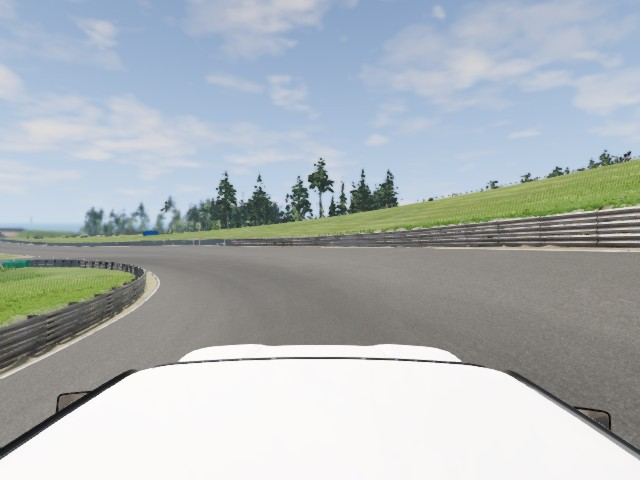
#> input picture archive/logs_teacher_ai/debug_imitation_probe/images/frame_000001.jpg, 640 x 480 px
$ python -i lane_detection.py   (imports and definitions only)
#> lines starting #> are read from the running program, lines starting #| are printed output that depends on the picture; after the words box and inside, x2 and y2 are one past the last pixel; in counts of white or black regions, pixels touching at a corner belong together
"""
Lane / road‑edge detection using classical OpenCV.

Strategy (v1):
  1. Crop to bottom half of the image (ROI).
  2. Convert to HSV and threshold for road‑coloured pixels.
  3. Canny edge detection on the ROI.
  4. Hough line transform to find lane‑like lines.
  5. Separate lines into left/right by slope.
  6. Average each group and compute a lane centre.

The output is a *lane offset* — how far the detected centre is from
the image centre, normalised to [-1, 1].

This is intentionally simple; swap in a neural model later by
replacing this file while keeping the same interface.
"""

from __future__ import annotations
from dataclasses import dataclass
from typing import List, Optional, Tuple

import cv2
import numpy as np

from config import CFG


# ── Result container ───────────────────────────────────────────────
@dataclass
class LaneDetectionResult:
    offset: float = 0.0            # -1 (left) to +1 (right)  — road centre vs image centre
    confidence: float = 0.0        # 0‑1
    left_lane: Optional[np.ndarray] = None   # averaged line [x1,y1,x2,y2]
    right_lane: Optional[np.ndarray] = None
    road_mask: Optional[np.ndarray] = None   # binary mask (for debug)
    overlay: Optional[np.ndarray] = None     # annotated debug image


# ── Detector class ─────────────────────────────────────────────────
class LaneDetector:
    """Classical lane‑detection pipeline."""

    def __init__(self) -> None:
        self.pcfg = CFG.perception

    # ── public API ─────────────────────────────────────────────────
    def detect(self, bgr_image: np.ndarray) -> LaneDetectionResult:
        """Run full pipeline and return a LaneDetectionResult."""
        h, w = bgr_image.shape[:2]
        roi_top = int(h * self.pcfg.roi_top_frac)
        roi = bgr_image[roi_top:, :]

        road_mask = self._road_mask(roi)
        edges = self._edges(roi, road_mask)
        lines = self._hough_lines(edges)
        left_lines, right_lines = self._separate_lines(lines, roi.shape)
        left_avg = self._average_line(left_lines, roi.shape)
        right_avg = self._average_line(right_lines, roi.shape)

        offset, conf = self._compute_offset(left_avg, right_avg, w)

        # Build debug overlay
        overlay = bgr_image.copy()
        self._draw_overlay(overlay, left_avg, right_avg, roi_top, offset, conf)

        return LaneDetectionResult(
            offset=offset,
            confidence=conf,
            left_lane=left_avg,
            right_lane=right_avg,
            road_mask=road_mask,
            overlay=overlay,
        )

    # ── internals ──────────────────────────────────────────────────
    def _road_mask(self, roi: np.ndarray) -> np.ndarray:
        """HSV thresholding to isolate road (asphalt)."""
        hsv = cv2.cvtColor(roi, cv2.COLOR_BGR2HSV)
        lower = np.array(self.pcfg.road_hsv_lower, dtype=np.uint8)
        upper = np.array(self.pcfg.road_hsv_upper, dtype=np.uint8)
        mask = cv2.inRange(hsv, lower, upper)
        # morphology to clean up
        kernel = np.ones((5, 5), np.uint8)
        mask = cv2.morphologyEx(mask, cv2.MORPH_CLOSE, kernel, iterations=2)
        mask = cv2.morphologyEx(mask, cv2.MORPH_OPEN, kernel, iterations=1)
        return mask

    def _edges(self, roi: np.ndarray, mask: np.ndarray) -> np.ndarray:
        """Canny edges masked by road region."""
        grey = cv2.cvtColor(roi, cv2.COLOR_BGR2GRAY)
        blurred = cv2.GaussianBlur(grey, (self.pcfg.blur_kernel, self.pcfg.blur_kernel), 0)
        edges = cv2.Canny(blurred, self.pcfg.canny_low, self.pcfg.canny_high)
        # Keep only edges near the road
        edges = cv2.bitwise_and(edges, mask)
        return edges

    def _hough_lines(self, edges: np.ndarray) -> Optional[np.ndarray]:
        return cv2.HoughLinesP(
            edges,
            rho=1,
            theta=np.pi / 180,
            threshold=self.pcfg.hough_threshold,
            minLineLength=self.pcfg.hough_min_line_len,
            maxLineGap=self.pcfg.hough_max_line_gap,
        )

    @staticmethod
    def _separate_lines(
        lines: Optional[np.ndarray],
        roi_shape: Tuple[int, int, int],
    ) -> Tuple[List[np.ndarray], List[np.ndarray]]:
        """Split lines into left (negative slope) and right (positive slope)."""
        left: List[np.ndarray] = []
        right: List[np.ndarray] = []
        if lines is None:
            return left, right
        mid_x = roi_shape[1] // 2
        for line in lines:
            x1, y1, x2, y2 = line[0]
            if x2 == x1:
                continue
            slope = (y2 - y1) / (x2 - x1)
            if abs(slope) < 0.3:       # nearly horizontal — ignore
                continue
            # In image coords, y increases downward → left lanes have negative slope
            if slope < 0 and x1 < mid_x and x2 < mid_x:
                left.append(line[0])
            elif slope > 0 and x1 > mid_x and x2 > mid_x:
                right.append(line[0])
        return left, right

    @staticmethod
    def _average_line(
        lines_group: List[np.ndarray],
        roi_shape: Tuple[int, int, int],
    ) -> Optional[np.ndarray]:
        """Fit a single average line through a group of detected segments."""
        if not lines_group:
            return None
        xs, ys = [], []
        for x1, y1, x2, y2 in lines_group:
            xs += [x1, x2]
            ys += [y1, y2]
        if len(xs) < 2:
            return None
        poly = np.polyfit(ys, xs, 1)  # x = f(y)
        y_bottom = roi_shape[0]
        y_top = int(roi_shape[0] * 0.4)
        x_bottom = int(np.polyval(poly, y_bottom))
        x_top = int(np.polyval(poly, y_top))
        return np.array([x_top, y_top, x_bottom, y_bottom])

    @staticmethod
    def _compute_offset(
        left: Optional[np.ndarray],
        right: Optional[np.ndarray],
        img_width: int,
    ) -> Tuple[float, float]:
        """
        Compute normalised lane‑centre offset and confidence.
        Returns (offset, confidence).
        """
        centre_x = img_width / 2.0
        half = img_width / 2.0

        if left is not None and right is not None:
            # Both lanes detected — compute midpoint at bottom
            lane_mid = (left[2] + right[2]) / 2.0
            offset = (lane_mid - centre_x) / half
            confidence = 1.0
        elif left is not None:
            # Only left lane — assume road extends rightward
            lane_mid = left[2] + img_width * 0.25
            offset = (lane_mid - centre_x) / half
            confidence = 0.5
        elif right is not None:
            lane_mid = right[2] - img_width * 0.25
            offset = (lane_mid - centre_x) / half
            confidence = 0.5
        else:
            offset = 0.0
            confidence = 0.0
        return np.clip(offset, -1.0, 1.0), confidence

    # ── debug drawing ─────────────────────────────────────────────
    @staticmethod
    def _draw_overlay(
        img: np.ndarray,
        left: Optional[np.ndarray],
        right: Optional[np.ndarray],
        roi_top: int,
        offset: float,
        confidence: float,
    ) -> None:
        """Draw lane lines and centre indicator on the image."""
        h, w = img.shape[:2]

        def shift_line(line: np.ndarray) -> Tuple[Tuple[int, int], Tuple[int, int]]:
            return (int(line[0]), int(line[1] + roi_top)), (int(line[2]), int(line[3] + roi_top))

        if left is not None:
            pt1, pt2 = shift_line(left)
            cv2.line(img, pt1, pt2, (255, 0, 0), 3)
        if right is not None:
            pt1, pt2 = shift_line(right)
            cv2.line(img, pt1, pt2, (0, 0, 255), 3)

        # Centre target
        target_x = int(w / 2 + offset * w / 2)
        cv2.circle(img, (target_x, h - 30), 10, (0, 255, 0), -1)
        cv2.line(img, (w // 2, h - 40), (w // 2, h - 20), (255, 255, 255), 2)

        # Text
        colour = (0, 255, 0) if confidence > 0.5 else (0, 165, 255) if confidence > 0 else (0, 0, 255)
        cv2.putText(img, f"off={offset:+.2f} conf={confidence:.2f}",
                    (10, 25), cv2.FONT_HERSHEY_SIMPLEX, 0.6, colour, 2)

>>> import cv2
>>> picture = cv2.imread('../../archive/logs_teacher_ai/debug_imitation_probe/images/frame_000001.jpg')
#> picture is the input picture: shape (480, 640, 3); mean B, G, R 184.2, 181, 173.7
>>> result = LaneDetector().detect(picture)
#> in detect, `roi = bgr_image[roi_top:, :]`:
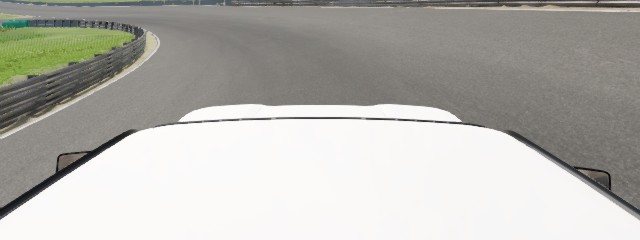
#> roi: shape (240, 640, 3); mean B, G, R 174, 179.5, 180.5
#> in _road_mask, `hsv = cv2.cvtColor(roi, cv2.COLOR_BGR2HSV)`: hsv: shape (240, 640, 3); mean H, S, V 31.5, 13.7, 181.6
#> in _road_mask, `mask = cv2.inRange(hsv, lower, upper)`:
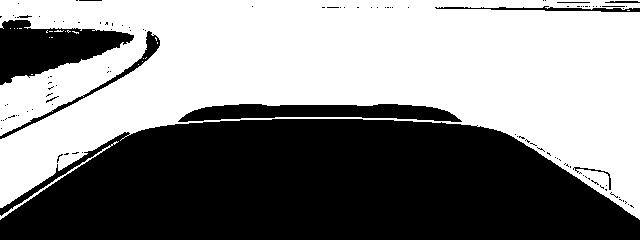
#> mask: shape (240, 640); 53.2% white; 109 black regions (97 under 20 px), largest, box (x1, y1, x2, y2) and area: (0, 119, 640, 240) 61805, (0, 20, 134, 85) 4730, (178, 104, 462, 122) 3429
#> in _road_mask, `mask = cv2.morphologyEx(mask, cv2.MORPH_CLOSE, kernel, iterations=2)`: mask: shape (240, 640); 55.2% white; 4 black regions, box (x1, y1, x2, y2) and area: (0, 119, 640, 240) 61023, (0, 29, 128, 83) 4304, (190, 104, 450, 121) 3302, (147, 39, 157, 52) 127
#> in _road_mask, `mask = cv2.morphologyEx(mask, cv2.MORPH_OPEN, kernel, iterations=1)`:
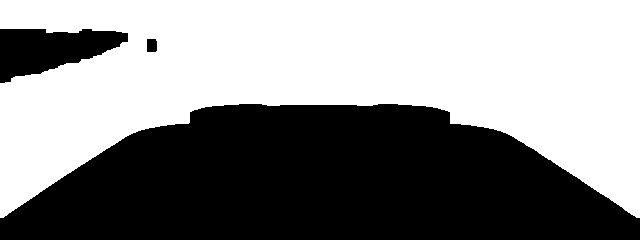
#> mask: shape (240, 640); 54.9% white; 3 black regions, box (x1, y1, x2, y2) and area: (0, 104, 640, 240) 64857, (0, 29, 128, 83) 4327, (147, 39, 157, 52) 127
#> in _edges, `grey = cv2.cvtColor(roi, cv2.COLOR_BGR2GRAY)`:
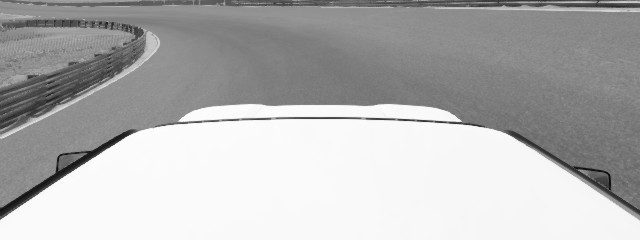
#> grey: shape (240, 640); min 6, max 255, mean 179.1
#> in _edges, `blurred = cv2.GaussianBlur(grey, (self.pcfg.blur_kernel, self.pcfg.blu..`:
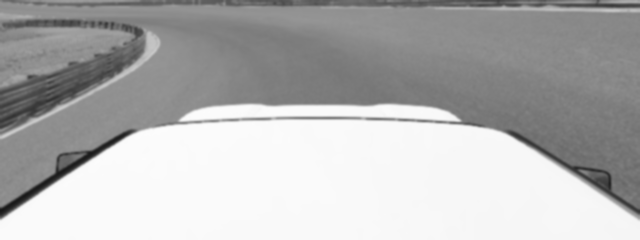
#> blurred: shape (240, 640); min 24, max 252, mean 179.1
#> in _edges, `edges = cv2.Canny(blurred, self.pcfg.canny_low, self.pcfg.canny_high)`: edges: shape (240, 640); 3.2% white in thin lines or dots
#> in _edges, `edges = cv2.bitwise_and(edges, mask)`:
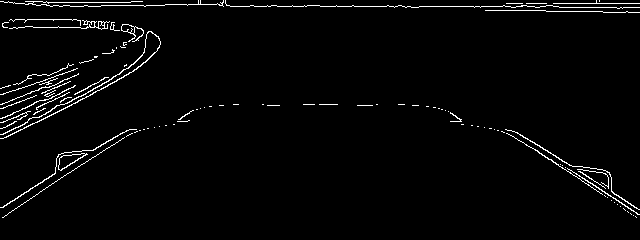
#> edges: shape (240, 640); 2.5% white in thin lines or dots
#> in detect, `lines = self._hough_lines(edges)`: lines = 44 rows, first 6: [50, 6, 558, 6], [36, 5, 401, 5], [506, 3, 639, 3], [0, 207, 113, 137], [514, 131, 639, 209], [18, 127, 145, 62]
#> the loop in _separate_lines, `for line in lines:` made 44 passes
#> (x1, y1, x2, y2, slope) on passes 1 to 12: (50, 6, 558, 6, 0), (36, 5, 401, 5, 0), (506, 3, 639, 3, 0), (0, 207, 113, 137, -0.619), (514, 131, 639, 209, 0.624), (18, 127, 145, 62, -0.512), (9, 28, 128, 24, -0.0336), (4, 2, 225, 2, 0), (37, 122, 133, 71, -0.531), (509, 134, 638, 214, 0.62), (506, 10, 622, 8, -0.0172), (5, 127, 152, 55, -0.49)
#> after the loop in _separate_lines, `for line in lines:`: left = 19 items, first 6: [0, 207, 113, 137], [18, 127, 145, 62], [37, 122, 133, 71], [5, 127, 152, 55], [2, 217, 133, 129], [1, 118, 158, 48]; right = [[514, 131, 639, 209], [509, 134, 638, 214], [505, 129, 618, 200], [533, 148, 636, 217], [506, 129, 629, 208], [517, 132, 611, 189]]
#> in detect, `left_lines, right_lines = self._separate_lines(lines, roi.shape)`: left_lines has the same summary as left in _separate_lines; right_lines has the same summary as right in _separate_lines
#> the loop in _average_line, `for x1, y1, x2, y2 in lines_group:` made 19 passes
#> (x1, y1, x2, y2) on passes 8 to 19: (2, 134, 147, 60), (3, 122, 157, 50), (3, 94, 159, 38), (0, 108, 159, 47), (0, 104, 160, 42), (5, 93, 225, 0), (8, 136, 149, 58), (2, 207, 126, 130), (14, 84, 158, 37), (16, 117, 155, 52), (56, 160, 200, 108), (26, 79, 158, 36)
#> (x1, y1, x2, y2, xs, ys) on passes 1 to 5: (0, 207, 113, 137, [0, 113], [207, 137]), (18, 127, 145, 62, [0, 113, 18, 145], [207, 137, 127, 62]), (37, 122, 133, 71, [0, 113, 18, 145, 37, 133], [207, 137, 127, 62, 122, 71]), (5, 127, 152, 55, [0, 113, 18, 145, 37, 133, 5, 152], [207, 137, 127, 62, 122, 71, 127, 55]), (2, 217, 133, 129, [0, 113, 18, 145, 37, 133, 5, 152, 2, 133], [207, 137, 127, 62, 122, 71, 127, 55, 217, 129])
#> after the loop in _average_line, `for x1, y1, x2, y2 in lines_group:`: xs = 38 values, max 225 at index 25, min 0 at index 0, mean 82.58; ys = 38 values, max 217 at index 8, min 0 at index 25, mean 97.79
#> in _average_line, `poly = np.polyfit(ys, xs, 1)`: poly = [-1.06, 186.1]
#> in _average_line, `x_bottom = int(np.polyval(poly, y_bottom))`: x_bottom = -67
#> in _average_line, `x_top = int(np.polyval(poly, y_top))`: x_top = 84
#> in detect, `left_avg = self._average_line(left_lines, roi.shape)`: left_avg = [84, 96, -67, 240]
#> the loop in _average_line (call 2), `for x1, y1, x2, y2 in lines_group:` made 6 passes
#> (x1, y1, x2, y2, xs, ys) on passes 1 to 4: (514, 131, 639, 209, [514, 639], [131, 209]), (509, 134, 638, 214, [514, 639, 509, 638], [131, 209, 134, 214]), (505, 129, 618, 200, [514, 639, 509, 638, 505, 618], [131, 209, 134, 214, 129, 200]), (533, 148, 636, 217, [514, 639, 509, 638, 505, 618, 533, 636], [131, 209, 134, 214, 129, 200, 148, 217])
#> in detect, `right_avg = self._average_line(right_lines, roi.shape)`: right_avg = [455, 96, 680, 240]
#> in _compute_offset, `lane_mid = (left[2] + right[2]) / 2.0`: lane_mid = 306.5
#> in _compute_offset, `offset = (lane_mid - centre_x) / half`: offset = -0.0422
#> in detect, `offset, conf = self._compute_offset(left_avg, right_avg, w)`: conf = 1
#> in _draw_overlay, `pt1, pt2 = shift_line(left)`: pt1 = (84, 336); pt2 = (-67, 480)
#> in _draw_overlay, `pt1, pt2 = shift_line(right)`: pt1 = (455, 336); pt2 = (680, 480)
#> in _draw_overlay, `target_x = int(w / 2 + offset * w / 2)`: target_x = 306
#> in _draw_overlay, `cv2.line(img, (w // 2, h - 40), (w // 2, h - 20), (255, 255, 255), 2)`: img: shape (480, 640, 3); mean B, G, R 183.8, 180.4, 173.7
#> in _draw_overlay, `colour = (0, 255, 0) if confidence > 0.5 else (0, 165, 255) if confide..`: colour = (0, 255, 0)
#> in _draw_overlay, `cv2.putText(img, f"off={offset:+.2f} conf={confidence:.2f}", (10, 25),..`:
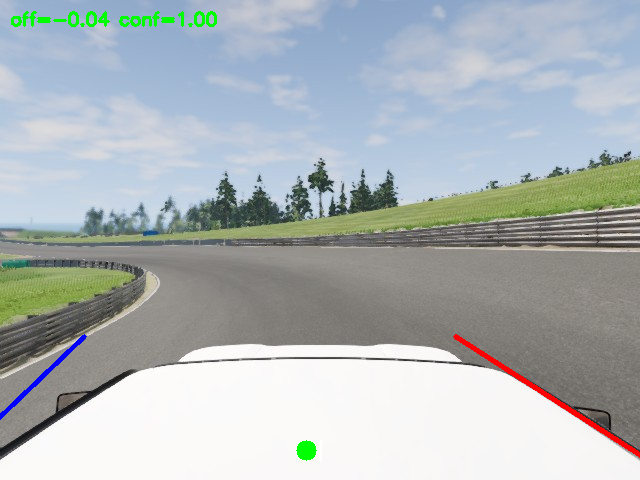
#> img: shape (480, 640, 3); mean B, G, R 182.9, 180.7, 173.1
